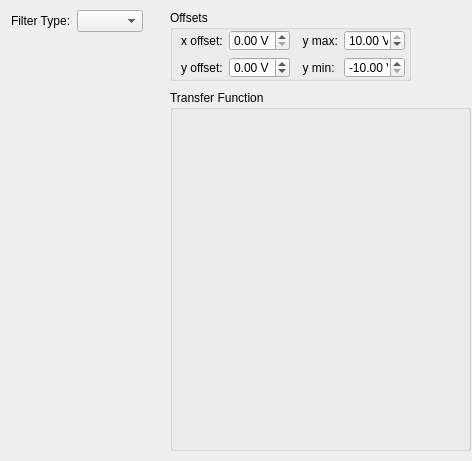
<?xml version="1.0" encoding="UTF-8"?>
<ui version="4.0">
 <class>Form</class>
 <widget class="QWidget" name="Form">
  <property name="geometry">
   <rect>
    <x>0</x>
    <y>0</y>
    <width>472</width>
    <height>461</height>
   </rect>
  </property>
  <property name="windowTitle">
   <string>Form</string>
  </property>
  <widget class="QWidget" name="layoutWidget_2">
   <property name="geometry">
    <rect>
     <x>11</x>
     <y>10</y>
     <width>132</width>
     <height>22</height>
    </rect>
   </property>
   <layout class="QGridLayout" name="gridLayout">
    <item row="0" column="0">
     <widget class="QLabel" name="label">
      <property name="text">
       <string>Filter Type:</string>
      </property>
     </widget>
    </item>
    <item row="0" column="1">
     <widget class="QComboBox" name="filterComboBox"/>
    </item>
   </layout>
  </widget>
  <widget class="QStackedWidget" name="filterParamsStack">
   <property name="geometry">
    <rect>
     <x>11</x>
     <y>40</y>
     <width>151</width>
     <height>411</height>
    </rect>
   </property>
   <property name="currentIndex">
    <number>-1</number>
   </property>
  </widget>
  <widget class="QGroupBox" name="transferFunctionBox">
   <property name="geometry">
    <rect>
     <x>170</x>
     <y>90</y>
     <width>301</width>
     <height>361</height>
    </rect>
   </property>
   <property name="title">
    <string>Transfer Function</string>
   </property>
   <widget class="GraphicsLayoutWidget" name="transferFunctionView">
    <property name="geometry">
     <rect>
      <x>10</x>
      <y>20</y>
      <width>281</width>
      <height>331</height>
     </rect>
    </property>
   </widget>
  </widget>
  <widget class="QGroupBox" name="groupBox">
   <property name="geometry">
    <rect>
     <x>170</x>
     <y>10</y>
     <width>241</width>
     <height>71</height>
    </rect>
   </property>
   <property name="title">
    <string>Offsets</string>
   </property>
   <widget class="QWidget" name="">
    <property name="geometry">
     <rect>
      <x>11</x>
      <y>20</y>
      <width>225</width>
      <height>48</height>
     </rect>
    </property>
    <layout class="QGridLayout" name="gridLayout_2">
     <item row="0" column="0">
      <widget class="QLabel" name="label_4">
       <property name="text">
        <string>x offset:</string>
       </property>
      </widget>
     </item>
     <item row="0" column="1">
      <widget class="QDoubleSpinBox" name="x_offsetBox">
       <property name="suffix">
        <string> V</string>
       </property>
       <property name="maximum">
        <double>10.000000000000000</double>
       </property>
      </widget>
     </item>
     <item row="0" column="2">
      <widget class="QLabel" name="label_6">
       <property name="text">
        <string>  y max:</string>
       </property>
      </widget>
     </item>
     <item row="0" column="3">
      <widget class="QDoubleSpinBox" name="y_maxBox">
       <property name="suffix">
        <string> V</string>
       </property>
       <property name="minimum">
        <double>-10.000000000000000</double>
       </property>
       <property name="maximum">
        <double>10.000000000000000</double>
       </property>
       <property name="value">
        <double>10.000000000000000</double>
       </property>
      </widget>
     </item>
     <item row="1" column="0">
      <widget class="QLabel" name="label_5">
       <property name="text">
        <string>y offset:</string>
       </property>
      </widget>
     </item>
     <item row="1" column="1">
      <widget class="QDoubleSpinBox" name="y_offsetBox">
       <property name="suffix">
        <string> V</string>
       </property>
       <property name="minimum">
        <double>-10.000000000000000</double>
       </property>
       <property name="maximum">
        <double>10.000000000000000</double>
       </property>
      </widget>
     </item>
     <item row="1" column="2">
      <widget class="QLabel" name="label_7">
       <property name="text">
        <string>  y min:</string>
       </property>
      </widget>
     </item>
     <item row="1" column="3">
      <widget class="QDoubleSpinBox" name="y_minBox">
       <property name="suffix">
        <string> V</string>
       </property>
       <property name="minimum">
        <double>-10.000000000000000</double>
       </property>
       <property name="maximum">
        <double>10.000000000000000</double>
       </property>
       <property name="value">
        <double>-10.000000000000000</double>
       </property>
      </widget>
     </item>
    </layout>
   </widget>
  </widget>
 </widget>
 <customwidgets>
  <customwidget>
   <class>GraphicsLayoutWidget</class>
   <extends>QWidget</extends>
   <header>pyqtgraph</header>
  </customwidget>
 </customwidgets>
 <resources/>
 <connections>
  <connection>
   <sender>filterComboBox</sender>
   <signal>currentIndexChanged(int)</signal>
   <receiver>filterParamsStack</receiver>
   <slot>setCurrentIndex(int)</slot>
   <hints>
    <hint type="sourcelabel">
     <x>99</x>
     <y>16</y>
    </hint>
    <hint type="destinationlabel">
     <x>99</x>
     <y>53</y>
    </hint>
   </hints>
  </connection>
 </connections>
</ui>
